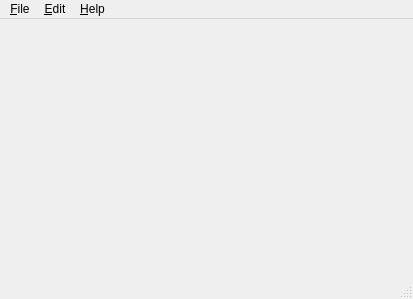
<?xml version="1.0" encoding="UTF-8"?>
<ui version="4.0">
 <class>MainWindow</class>
 <widget class="QMainWindow" name="MainWindow">
  <property name="geometry">
   <rect>
    <x>0</x>
    <y>0</y>
    <width>413</width>
    <height>299</height>
   </rect>
  </property>
  <property name="windowTitle">
   <string>Sample Editor</string>
  </property>
  <widget class="QWidget" name="centralwidget">
   <layout class="QVBoxLayout" name="verticalLayout">
    <property name="leftMargin">
     <number>1</number>
    </property>
    <property name="topMargin">
     <number>1</number>
    </property>
    <property name="rightMargin">
     <number>1</number>
    </property>
    <property name="bottomMargin">
     <number>1</number>
    </property>
   </layout>
  </widget>
  <widget class="QMenuBar" name="menubar">
   <property name="geometry">
    <rect>
     <x>0</x>
     <y>0</y>
     <width>413</width>
     <height>20</height>
    </rect>
   </property>
   <widget class="QMenu" name="menu_File">
    <property name="title">
     <string>&amp;File</string>
    </property>
    <widget class="QMenu" name="menuOpen_Recent">
     <property name="title">
      <string>Open &amp;Recent</string>
     </property>
     <addaction name="actionOpen_All"/>
    </widget>
    <addaction name="action_New"/>
    <addaction name="separator"/>
    <addaction name="action_Open"/>
    <addaction name="menuOpen_Recent"/>
    <addaction name="separator"/>
    <addaction name="action_Save"/>
    <addaction name="separator"/>
    <addaction name="action_Exit"/>
   </widget>
   <widget class="QMenu" name="menu_Edit">
    <property name="title">
     <string>&amp;Edit</string>
    </property>
    <addaction name="action_Copy"/>
    <addaction name="action_Paste"/>
    <addaction name="action_Cut"/>
    <addaction name="separator"/>
    <addaction name="action_Find_Replace"/>
   </widget>
   <widget class="QMenu" name="menu_Help">
    <property name="title">
     <string>&amp;Help</string>
    </property>
    <addaction name="action_About"/>
   </widget>
   <addaction name="menu_File"/>
   <addaction name="menu_Edit"/>
   <addaction name="menu_Help"/>
  </widget>
  <widget class="QStatusBar" name="statusbar"/>
  <action name="action_New">
   <property name="icon">
    <iconset>
     <normaloff>resources/file-new.png</normaloff>resources/file-new.png</iconset>
   </property>
   <property name="text">
    <string>&amp;New...</string>
   </property>
   <property name="toolTip">
    <string>Create a New Document</string>
   </property>
   <property name="shortcut">
    <string>Ctrl+N</string>
   </property>
  </action>
  <action name="action_Open">
   <property name="icon">
    <iconset>
     <normaloff>resources/file-open.png</normaloff>resources/file-open.png</iconset>
   </property>
   <property name="text">
    <string>&amp;Open...</string>
   </property>
   <property name="toolTip">
    <string>Open a Document</string>
   </property>
   <property name="shortcut">
    <string>Ctrl+O</string>
   </property>
  </action>
  <action name="action_Save">
   <property name="icon">
    <iconset>
     <normaloff>resources/file-save.png</normaloff>resources/file-save.png</iconset>
   </property>
   <property name="text">
    <string>&amp;Save</string>
   </property>
   <property name="toolTip">
    <string>Save the Current Document</string>
   </property>
   <property name="shortcut">
    <string>Ctrl+S</string>
   </property>
  </action>
  <action name="action_Exit">
   <property name="icon">
    <iconset>
     <normaloff>resources/file-exit.png</normaloff>resources/file-exit.png</iconset>
   </property>
   <property name="text">
    <string>&amp;Exit</string>
   </property>
  </action>
  <action name="action_Copy">
   <property name="icon">
    <iconset>
     <normaloff>resources/edit-copy.png</normaloff>resources/edit-copy.png</iconset>
   </property>
   <property name="text">
    <string>&amp;Copy</string>
   </property>
   <property name="toolTip">
    <string>Copy Slected Text</string>
   </property>
   <property name="shortcut">
    <string>Ctrl+C</string>
   </property>
  </action>
  <action name="action_Paste">
   <property name="icon">
    <iconset>
     <normaloff>resources/edit-paste.png</normaloff>resources/edit-paste.png</iconset>
   </property>
   <property name="text">
    <string>&amp;Paste</string>
   </property>
   <property name="toolTip">
    <string>Paste Copied Text</string>
   </property>
   <property name="shortcut">
    <string>Ctrl+V</string>
   </property>
  </action>
  <action name="action_Cut">
   <property name="icon">
    <iconset>
     <normaloff>resources/edit-cut.png</normaloff>resources/edit-cut.png</iconset>
   </property>
   <property name="text">
    <string>C&amp;ut</string>
   </property>
   <property name="toolTip">
    <string>Cut Selected Text</string>
   </property>
   <property name="shortcut">
    <string>Ctrl+X</string>
   </property>
  </action>
  <action name="actionOpen_All">
   <property name="text">
    <string>Open All</string>
   </property>
   <property name="toolTip">
    <string>Open All Recent Documents</string>
   </property>
  </action>
  <action name="action_About">
   <property name="icon">
    <iconset>
     <normaloff>resources/help-content.png</normaloff>resources/help-content.png</iconset>
   </property>
   <property name="text">
    <string>&amp;About...</string>
   </property>
  </action>
  <action name="action_Find_Replace">
   <property name="text">
    <string>&amp;Find and Replace...</string>
   </property>
   <property name="toolTip">
    <string>Launch Find and Replace Dialog</string>
   </property>
   <property name="shortcut">
    <string>Ctrl+F</string>
   </property>
  </action>
 </widget>
 <resources/>
 <connections/>
</ui>
